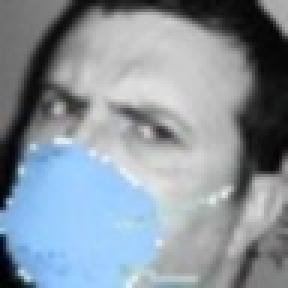
#> input picture dataset/train/angry/21277_N95.jpg, 96 x 96 px (shown 3 times larger); its folder holds only this picture in this run
$ python day1_data_preparation.py
#> lines starting #> are read from the running program, lines starting #| are printed output that depends on the picture
"""
DAY 1 — Data Preparation
========================
- Organizes your dataset into train/val/test splits
- Preprocesses and normalizes images
- Runs EDA: class counts, imbalance check, sample grid

Run: python day1_data_preparation.py
"""

import argparse
import os
import shutil
import random
import cv2
import numpy as np
import matplotlib.pyplot as plt
import matplotlib.patches as mpatches
from pathlib import Path

# ─────────────────────────────────────────
# CONFIGURATION — edit these paths
# ─────────────────────────────────────────
RAW_DATASET_DIR  = "./Masked-fer2013/train"       # your original dataset folder
OUTPUT_DIR       = "./dataset"           # organized output
IMG_SIZE         = (96, 96)
TRAIN_RATIO      = 0.80
VAL_RATIO        = 0.10
TEST_RATIO       = 0.10
RANDOM_SEED      = 42

DEFAULT_EMOTIONS = ['angry', 'happy', 'neutral', 'sad', 'surprise']

random.seed(RANDOM_SEED)
np.random.seed(RANDOM_SEED)


def infer_emotions(raw_dir):
    """Infer emotion/class names from top-level subdirectories."""
    raw_path = Path(raw_dir)
    if not raw_path.exists():
        return []
    return sorted([d.name for d in raw_path.iterdir() if d.is_dir()])


# ─────────────────────────────────────────
# STEP 1 — Organize into splits
# ─────────────────────────────────────────
def organize_dataset(raw_dir, out_dir, emotions):
    """
    Expects raw_dir structure:
        Masked-fer2013/train/
            angry/  img1.jpg img2.jpg ...
            happy/  ...
    Produces:
        dataset/train/angry/ ...
        dataset/val/angry/   ...
        dataset/test/angry/  ...
    """
#> called with raw_dir = './Masked-fer2013/train', out_dir = './dataset'
    print("\n[1/4] Organizing dataset into train/val/test splits...")
    stats = {}

    for emotion in emotions:
        src_folder = Path(raw_dir) / emotion
        if not src_folder.exists():
            print(f"  WARNING: folder not found — {src_folder}")
            continue

        images = [f for f in src_folder.iterdir()
                  if f.suffix.lower() in ('.jpg', '.jpeg', '.png')]
        random.shuffle(images)

        n = len(images)
        n_train = int(n * TRAIN_RATIO)
        n_val   = int(n * VAL_RATIO)

        splits = {
            'train': images[:n_train],
            'val':   images[n_train:n_train + n_val],
            'test':  images[n_train + n_val:]
        }

        stats[emotion] = {s: len(imgs) for s, imgs in splits.items()}
        stats[emotion]['total'] = n

        for split, imgs in splits.items():
            dest = Path(out_dir) / split / emotion
            dest.mkdir(parents=True, exist_ok=True)
            for img_path in imgs:
                shutil.copy2(img_path, dest / img_path.name)

        print(f"  {emotion:10s}  total={n:5d}  "
              f"train={splits['train'].__len__():4d}  "
              f"val={splits['val'].__len__():4d}  "
              f"test={splits['test'].__len__():4d}")

    return stats


# ─────────────────────────────────────────
# STEP 2 — Preprocess dataset
# ─────────────────────────────────────────
def preprocess_dataset(dataset_dir, emotions):
    """Resize and perform normalize check."""
#> called with dataset_dir = './dataset'
    print("\n[2/4] Preprocessing images...")
    total = 0
    errors = 0

    for split in ['train', 'val', 'test']:
        for emotion in emotions:
            folder = Path(dataset_dir) / split / emotion
            if not folder.exists():
                continue
            for img_path in folder.iterdir():
                if img_path.suffix.lower() not in ('.jpg', '.jpeg', '.png'):
                    continue
                try:
                    img = cv2.imread(str(img_path))
#> img is the input picture: shape (96, 96, 3); mean B, G, R 158, 148.2, 136.9
                    if img is None:
                        errors += 1
                        continue

                    # Resize
                    img = cv2.resize(img, IMG_SIZE)

                    # Save back
                    cv2.imwrite(str(img_path), img)
                    total += 1

                except Exception as e:
                    print(f"  Error processing {img_path}: {e}")
                    errors += 1

    print(f"  Processed {total} images, {errors} errors")


# ─────────────────────────────────────────
# STEP 3 — EDA: class distribution
# ─────────────────────────────────────────
def run_eda(dataset_dir, stats, emotions):
#> called with dataset_dir = './dataset'
    print("\n[3/4] Running EDA...")

    # Count actual files on disk
    counts = {'train': {}, 'val': {}, 'test': {}}
    for split in counts:
        for emotion in emotions:
            folder = Path(dataset_dir) / split / emotion
            if folder.exists():
                counts[split][emotion] = len(list(folder.glob('*.*')))
            else:
                counts[split][emotion] = 0

    train_counts = [counts['train'].get(e, 0) for e in emotions]
    val_counts   = [counts['val'].get(e, 0)   for e in emotions]
    test_counts  = [counts['test'].get(e, 0)  for e in emotions]

    # Class balance chart
    fig, axes = plt.subplots(1, 2, figsize=(14, 5))
    fig.suptitle('Dataset EDA — Masked Face Emotion Detection', fontsize=14, fontweight='bold')

    x = np.arange(len(emotions))
    w = 0.28
    colors = ['#4C9BE8', '#F0A500', '#E05C5C']

    axes[0].bar(x - w, train_counts, w, label='Train', color=colors[0], alpha=0.85)
    axes[0].bar(x,     val_counts,   w, label='Val',   color=colors[1], alpha=0.85)
    axes[0].bar(x + w, test_counts,  w, label='Test',  color=colors[2], alpha=0.85)
    axes[0].set_xticks(x)
    axes[0].set_xticklabels(emotions, rotation=30, ha='right')
    axes[0].set_title('Class distribution per split')
    axes[0].set_ylabel('Image count')
    axes[0].legend()
    axes[0].grid(axis='y', alpha=0.3)

    # Imbalance ratio
    total_per_class = [sum([counts[s].get(e, 0) for s in counts]) for e in emotions]
    max_c = max(total_per_class) if max(total_per_class) > 0 else 1
    imbalance = [c / max_c for c in total_per_class]
    bar_colors = ['#E05C5C' if r < 0.5 else '#F0A500' if r < 0.8 else '#4CAF50'
                  for r in imbalance]

    axes[1].barh(emotions, imbalance, color=bar_colors, alpha=0.85)
    axes[1].set_xlim(0, 1.2)
    axes[1].axvline(0.5, color='red', linestyle='--', alpha=0.5, label='Imbalance threshold')
    axes[1].axvline(0.8, color='orange', linestyle='--', alpha=0.5)
    axes[1].set_title('Class imbalance ratio (1.0 = most common class)')
    axes[1].set_xlabel('Ratio relative to majority class')
    red_p   = mpatches.Patch(color='#E05C5C', label='Severe (<0.5)')
    orange_p= mpatches.Patch(color='#F0A500', label='Moderate (0.5–0.8)')
    green_p = mpatches.Patch(color='#4CAF50', label='Balanced (>0.8)')
    axes[1].legend(handles=[green_p, orange_p, red_p], loc='lower right')
    axes[1].grid(axis='x', alpha=0.3)

    plt.tight_layout()
    plt.savefig('eda_class_distribution.png', dpi=150, bbox_inches='tight')
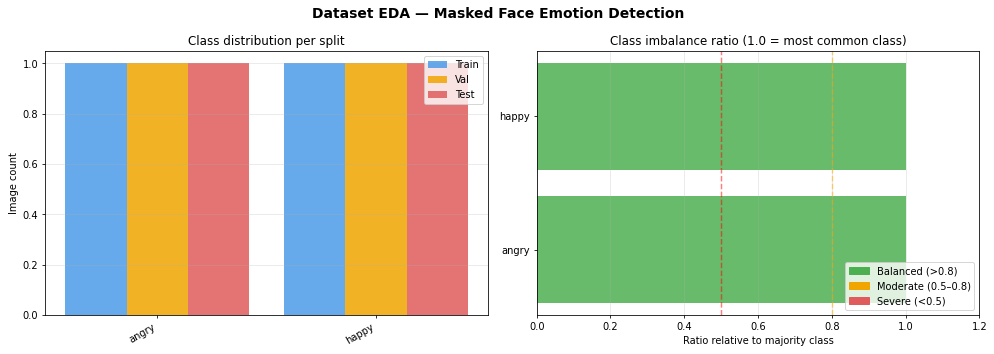
#> figure drawn by matplotlib, 2 panels
    plt.show()
    print("  Saved: eda_class_distribution.png")

    # Print summary
    print("\n  Class summary (train split):")
    for e, c in zip(emotions, train_counts):
        bar = '█' * (c // 50)
        print(f"    {e:10s}  {c:5d}  {bar}")

    total_train = sum(train_counts)
    print(f"\n  Total training images: {total_train}")
    if min(total_per_class) > 0 and max_c / min(total_per_class) > 3:
        print("  WARNING: Severe class imbalance detected.")
        print("  Recommendation: use class_weight='balanced' in model.fit()")
    else:
        print("  Class balance looks acceptable.")


# ─────────────────────────────────────────
# STEP 4 — Show sample images
# ─────────────────────────────────────────
def show_sample_grid(dataset_dir, emotions):
#> called with dataset_dir = './dataset'
    print("\n[4/4] Generating sample image grid...")
    fig, axes = plt.subplots(len(emotions), 5, figsize=(12, 3 * len(emotions)))
    fig.suptitle('Sample images per emotion (after masking)', fontsize=13, fontweight='bold')

    for row, emotion in enumerate(emotions):
        folder = Path(dataset_dir) / 'train' / emotion
        if not folder.exists():
            continue
        images = list(folder.glob('*.*'))[:5]
        for col in range(5):
            ax = axes[row][col]
            ax.axis('off')
            if col < len(images):
                img = cv2.imread(str(images[col]))
                if img is not None:
                    img_rgb = cv2.cvtColor(img, cv2.COLOR_BGR2RGB)
                    ax.imshow(img_rgb)
            if col == 0:
                ax.set_ylabel(emotion, rotation=0, labelpad=50,
                              fontsize=11, fontweight='bold', va='center')

    plt.tight_layout()
    plt.savefig('eda_sample_grid.png', dpi=120, bbox_inches='tight')
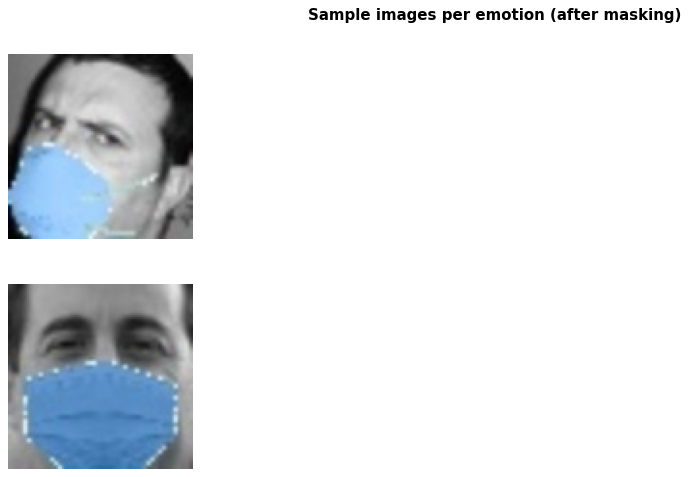
#> figure drawn by matplotlib, 2 panels
    plt.show()
    print("  Saved: eda_sample_grid.png")


# ─────────────────────────────────────────
# MAIN
# ─────────────────────────────────────────
if __name__ == '__main__':
    print("=" * 50)
    print(" DAY 1 — Data Preparation")
    print("=" * 50)

    parser = argparse.ArgumentParser(description='Prepare and analyze masked emotion dataset')
    parser.add_argument('--raw_dataset_dir', type=str, default=RAW_DATASET_DIR,
                        help='Path to raw dataset dir (default ./raw_dataset)')
    parser.add_argument('--output_dir', type=str, default=OUTPUT_DIR,
                        help='Path to output dataset dir (default ./dataset)')
    parser.add_argument('--emotions', type=str, default='',
                        help='Comma-separated emotion folder names. If empty, infer from raw dir.')
    args = parser.parse_args()

    raw_dir = args.raw_dataset_dir
    out_dir = args.output_dir

    if not Path(raw_dir).exists():
        print(f"\nERROR: RAW_DATASET_DIR not found: {raw_dir}")
        print("Please use --raw_dataset_dir to provide the correct path.")
        exit(1)

    if args.emotions.strip():
        emotions = [e.strip() for e in args.emotions.split(',') if e.strip()]
    else:
        emotions = infer_emotions(raw_dir)

    if not emotions:
        print(f"\nERROR: No emotion subfolders found in {raw_dir}")
        print("Expected structure like: <raw_dir>/<emotion>/image.png")
        print(f"Example with default emotions: {raw_dir}/")
        for e in DEFAULT_EMOTIONS:
            print(f"    {e}/  img001.jpg  img002.jpg ...")
        exit(1)

    print(f"Using emotions: {emotions}")


    stats = organize_dataset(raw_dir, out_dir, emotions)
    preprocess_dataset(out_dir, emotions)
    run_eda(out_dir, stats, emotions)
    show_sample_grid(out_dir, emotions)

    print("\nDay 1 complete!")
    print(f"Dataset ready at: {OUTPUT_DIR}/")
    print("Next: run day2_train_model.py")
